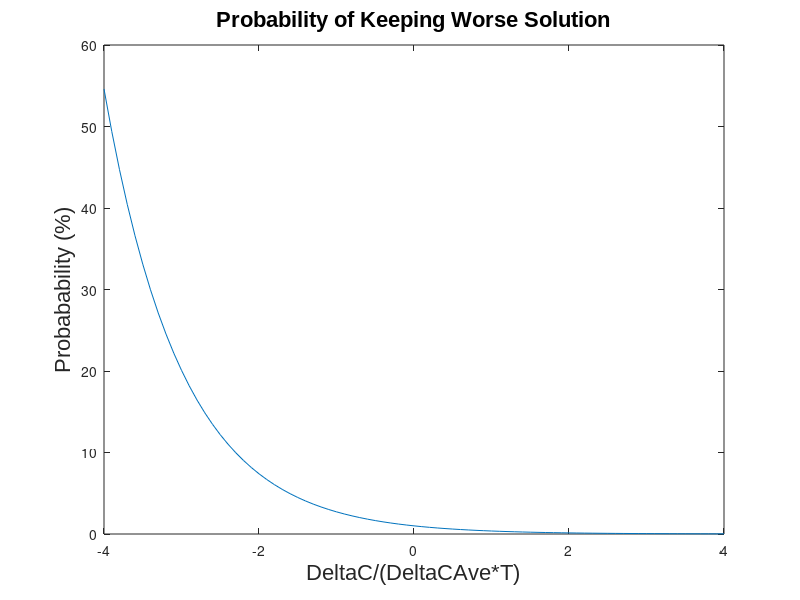

Write MATLAB code to recreate this figure.
x=-4:0.1:4;
plot(x,exp(-x));
ylabel('Probabability (%)', 'fontsize', 16, 'fontname', 'Arial');
xlabel('DeltaC/(DeltaCAve*T)', 'fontsize', 16, 'fontname', 'Arial');
title('Probability of Keeping Worse Solution', 'fontsize', 16, 'fontname', 'Arial');